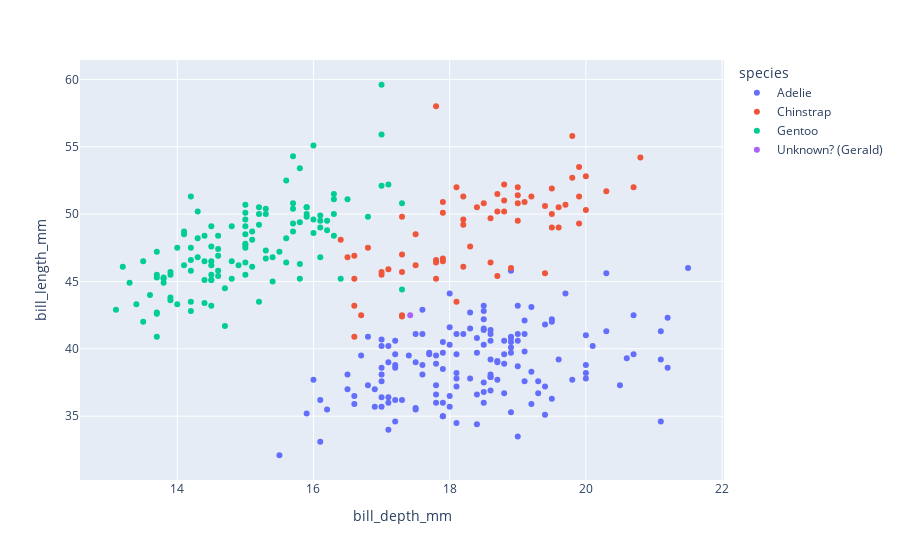

The cell this chart's notebook holds for it:
### Code cell
import matplotlib.pyplot as plt
import plotly.express as px
import pandas as pd

feat0 = 'bill_depth_mm'
feat1 = 'bill_length_mm'

sns.set(font_scale=1.2)

# add Gerald to the dataframe
Gerald = {'species': 'Unknown? (Gerald)', 
          'bill_depth_mm': 17.42, 
          'bill_length_mm': 42.5}
df_penguin_gerald = pd.concat([df_penguin, pd.Series(Gerald).to_frame().T])

px.scatter(data_frame=df_penguin_gerald, x=feat0, y=feat1, color='species')

### Figure 1 — Plotly figure (JSON) as saved in the notebook; plotly's stock layout.template omitted (floating-point values rounded to 4 significant figures; data arrays with more than 128 entries replaced by an {"elided": "..."} marker saying what was removed)
{"data": [{"hovertemplate": "species=Adelie<br>bill_depth_mm=%{x}<br>bill_length_mm=%{y}<extra></extra>", "legendgroup": "Adelie", "marker": {"color": "#636efa", "symbol": "circle"}, "mode": "markers", "name": "Adelie", "orientation": "v", "showlegend": true, "type": "scatter", "x": {"elided": "146 float values"}, "xaxis": "x", "y": {"elided": "146 float values"}, "yaxis": "y"}, {"hovertemplate": "species=Chinstrap<br>bill_depth_mm=%{x}<br>bill_length_mm=%{y}<extra></extra>", "legendgroup": "Chinstrap", "marker": {"color": "#EF553B", "symbol": "circle"}, "mode": "markers", "name": "Chinstrap", "orientation": "v", "showlegend": true, "type": "scatter", "x": [17.9, 19.5, 19.2, 18.7, 19.8, 17.8, 18.2, 18.2, 18.9, 19.9, 17.8, 20.3, 17.3, 18.1, 17.1, 19.6, 20, 17.8, 18.6, 18.2, 17.3, 17.5, 16.6, 19.4, 17.9, 19, 18.4, 19, 17.8, 20, 16.6, 20.8, 16.7, 18.8, 18.6, 16.8, 18.3, 20.7, 16.6, 19.9, 19.5, 17.5, 19.1, 17, 17.9, 18.5, 17.9, 19.6, 18.7, 17.3, 16.4, 19, 17.3, 19.7, 17.3, 18.8, 16.6, 19.9, 18.8, 19.4, 19.5, 16.5, 17, 19.8, 18.1, 18.2, 19, 18.7], "xaxis": "x", "y": [46.5, 50, 51.3, 45.4, 52.7, 45.2, 46.1, 51.3, 46, 51.3, 46.6, 51.7, 47, 52, 45.9, 50.5, 50.3, 58, 46.4, 49.2, 42.4, 48.5, 43.2, 50.6, 46.7, 52, 50.5, 49.5, 46.4, 52.8, 40.9, 54.2, 42.5, 51, 49.7, 47.5, 47.6, 52, 46.9, 53.5, 49, 46.2, 50.9, 45.5, 50.9, 50.8, 50.1, 49, 51.5, 49.8, 48.1, 51.4, 45.7, 50.7, 42.5, 52.2, 45.2, 49.3, 50.2, 45.6, 51.9, 46.8, 45.7, 55.8, 43.5, 49.6, 50.8, 50.2], "yaxis": "y"}, {"hovertemplate": "species=Gentoo<br>bill_depth_mm=%{x}<br>bill_length_mm=%{y}<extra></extra>", "legendgroup": "Gentoo", "marker": {"color": "#00cc96", "symbol": "circle"}, "mode": "markers", "name": "Gentoo", "orientation": "v", "showlegend": true, "type": "scatter", "x": [13.2, 16.3, 14.1, 15.2, 14.5, 13.5, 14.6, 15.3, 13.4, 15.4, 13.7, 16.1, 13.7, 14.6, 14.6, 15.7, 13.5, 15.2, 14.5, 15.1, 14.3, 14.5, 14.5, 15.8, 13.1, 15.1, 15, 14.3, 15.3, 15.3, 14.2, 14.5, 17, 14.8, 16.3, 13.7, 17.3, 13.6, 15.7, 13.7, 16, 13.7, 15, 15.9, 13.9, 13.9, 15.9, 13.3, 15.8, 14.2, 14.1, 14.4, 15, 14.4, 15.4, 13.9, 15, 14.5, 15.3, 13.8, 14.9, 13.9, 15.7, 14.2, 16.8, 16.2, 14.2, 15, 15, 15.6, 15.6, 14.8, 15, 16, 14.2, 16.3, 13.8, 16.4, 14.5, 15.6, 14.6, 15.9, 13.8, 17.3, 14.4, 14.2, 14, 17, 15, 17.1, 14.5, 16.1, 14.7, 15.7, 15.8, 14.6, 14.4, 16.5, 15, 17, 15.5, 15, 16.1, 14.7, 15.8, 14, 15.1, 15.2, 15.9, 15.2, 16.3, 14.1, 16, 16.2, 13.7, 14.3, 15.7, 14.8, 16.1], "xaxis": "x", "y": [46.1, 50, 48.7, 50, 47.6, 46.5, 45.4, 46.7, 43.3, 46.8, 40.9, 49, 45.5, 48.4, 45.8, 49.3, 42, 49.2, 46.2, 48.7, 50.2, 45.1, 46.5, 46.3, 42.9, 46.1, 47.8, 48.2, 50, 47.3, 42.8, 45.1, 59.6, 49.1, 48.4, 42.6, 44.4, 44, 48.7, 42.7, 49.6, 45.3, 49.6, 50.5, 43.6, 45.5, 50.5, 44.9, 45.2, 46.6, 48.5, 45.1, 50.1, 46.5, 45, 43.8, 45.5, 43.2, 50.4, 45.3, 46.2, 45.7, 54.3, 45.8, 49.8, 49.5, 43.5, 50.7, 47.7, 46.4, 48.2, 46.5, 46.4, 48.6, 47.5, 51.1, 45.2, 45.2, 49.1, 52.5, 47.4, 50, 44.9, 50.8, 43.4, 51.3, 47.5, 52.1, 47.5, 52.2, 45.5, 49.5, 44.5, 50.8, 49.4, 46.9, 48.4, 51.1, 48.5, 55.9, 47.2, 49.1, 46.8, 41.7, 53.4, 43.3, 48.1, 50.5, 49.8, 43.5, 51.5, 46.2, 55.1, 48.8, 47.2, 46.8, 50.4, 45.2, 49.9], "yaxis": "y"}, {"hovertemplate": "species=Unknown? (Gerald)<br>bill_depth_mm=%{x}<br>bill_length_mm=%{y}<extra></extra>", "legendgroup": "Unknown? (Gerald)", "marker": {"color": "#ab63fa", "symbol": "circle"}, "mode": "markers", "name": "Unknown? (Gerald)", "orientation": "v", "showlegend": true, "type": "scatter", "x": [17.42], "xaxis": "x", "y": [42.5], "yaxis": "y"}], "layout": {"autosize": true, "legend": {"title": {"text": "species"}, "tracegroupgap": 0}, "margin": {"t": 60}, "xaxis": {"anchor": "y", "autorange": true, "domain": [0, 1], "range": [12.55, 22.05], "title": {"text": "bill_depth_mm"}, "type": "linear"}, "yaxis": {"anchor": "x", "autorange": true, "domain": [0, 1], "range": [29.97, 61.73], "title": {"text": "bill_length_mm"}, "type": "linear"}}}
